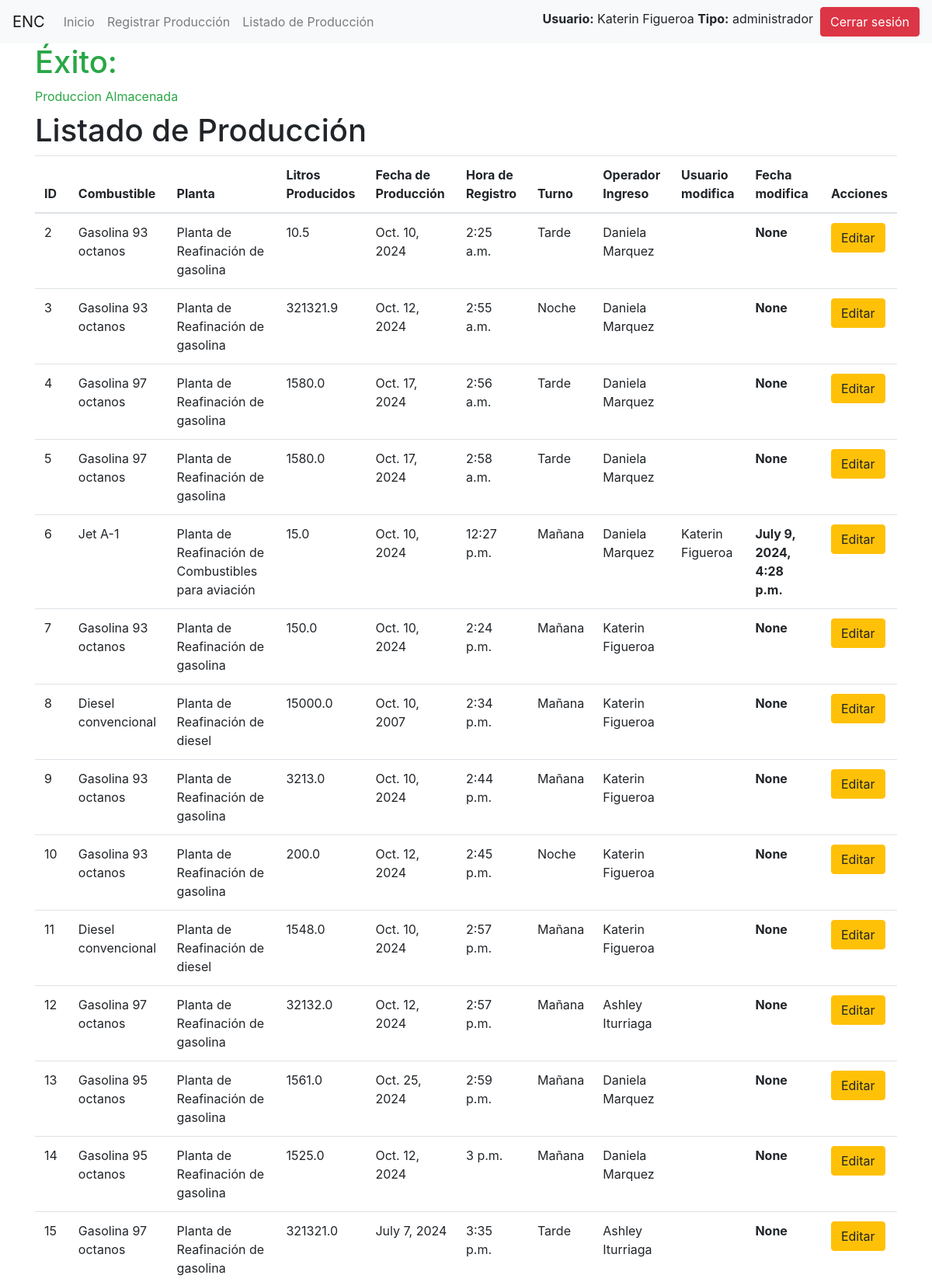
Screenshot of /listado/ (signed in, upper part) with the database file from the repository.
### produccion/models.py (models this page shows, shortened)
class Produccion(models.Model):
    codigo_combustible = models.ForeignKey(Producto, on_delete=models.CASCADE)
    litros_producidos = models.FloatField()
    fecha_produccion = models.DateField()
    turno = models.CharField(max_length=2, choices=[('AM', 'Mañana'), ('PM', 'Tarde'), ('MM', 'Noche')])
    hora_registro = models.TimeField(auto_now_add=True)
    operador = models.ForeignKey(User, on_delete=models.CASCADE, related_name='producciones_registradas')
    modificado_por = models.ForeignKey(User, on_delete=models.SET_NULL, null=True, blank=True, related_name='producciones_modificadas')
    fecha_modificacion = models.DateTimeField(null=True, blank=True)
    anulado = models.BooleanField(default=False)

class Producto(models.Model):
    codigo = models.CharField(max_length=10, unique=True)
    nombre = models.CharField(max_length=100)
    planta = models.ForeignKey(Planta, on_delete=models.CASCADE)

class Planta(models.Model):
    codigo = models.CharField(max_length=10, unique=True)
    nombre = models.CharField(max_length=100)

### produccion/views.py (the view)
# urls.py: path('listado/', views.listado_produccion, name='listado_produccion'),
@login_required
def listado_produccion(request):
    mensaje_exito = request.session.get('mensaje_exito', '')
    request.session['mensaje_exito'] = ''
    if request.user.is_staff:
        producciones = Produccion.objects.filter(anulado=False).select_related('codigo_combustible__planta', 'operador')
    else:
        producciones = Produccion.objects.filter(operador=request.user, anulado=False).select_related('codigo_combustible__planta', 'operador')
    return render(request, 'produccion/listado_produccion.html', {'producciones': producciones, 'mensaje_exito': mensaje_exito})

### produccion/templates/produccion/listado_produccion.html (shortened to what this page needs)
{% extends 'produccion/base.html' %}
{% block content %}
<h1>Listado de Producción</h1>
<table class="table">
    <thead>
        <tr>
            <th>ID</th>
            <th>Combustible</th>
            <th>Planta</th>
            <th>Litros Producidos</th>
            <th>Fecha de Producción</th>
            <th>Hora de Registro</th>
            <th>Turno</th>
            <th>Operador Ingreso</th>
            <th>Usuario modifica</th>
            <th>Fecha modifica</th>
            <th>Acciones</th>
        </tr>
    </thead>
    <tbody>
        {% for produccion in producciones %}
        <tr>
            <td>{{ produccion.id }}</td>
            <td>{{ produccion.codigo_combustible.nombre }}</td>
            <td>{{ produccion.codigo_combustible.planta.nombre }}</td>
            <td>{{ produccion.litros_producidos }}</td>
            <td>{{ produccion.fecha_produccion }}</td>
            <td>{{ produccion.hora_registro }}</td>
            <td>{{ produccion.get_turno_display }}</td>
            <td>{{ produccion.operador.first_name }} {{ produccion.operador.last_name }}</td>
            <td>{{ produccion.modificado_por.first_name }} {{ produccion.modificado_por.last_name }}</td>
            <th>{{ produccion.fecha_modificacion }}</th>
            <td>
                <a href="{% url 'editar_produccion' produccion.id %}" class="btn btn-warning">Editar</a>
            </td>
        </tr>
        {% endfor %}
    </tbody>
</table>
{% endblock %}

### produccion/templates/produccion/base.html (shortened to what this page needs)
<!DOCTYPE html>
<html>
<head>
    <link rel="stylesheet" href="https://stackpath.bootstrapcdn.com/bootstrap/4.3.1/css/bootstrap.min.css">
</head>
<body>
    <nav class="navbar navbar-expand-lg navbar-light bg-light">
        <a class="navbar-brand" href="#">ENC</a>
        <div class="collapse navbar-collapse">
            <ul class="navbar-nav mr-auto">
                <li class="nav-item">
                    <a class="nav-link" href="{% url 'index' %}">Inicio</a>
                </li>
                {% if user.is_authenticated %}
                <li class="nav-item">
                    <a class="nav-link" href="{% url 'registro_produccion' %}">Registrar Producción</a>
                </li>
                <li class="nav-item">
                    <a class="nav-link" href="{% url 'listado_produccion' %}">Listado de Producción</a>
                </li>
                {% else %}
                <li class="nav-item">
                    <a class="nav-link" href="{% url 'login' %}">Iniciar Sesión</a>
                </li>
                {% endif %}
            </ul>
        </div>
        {% if user.is_authenticated %}
        <label>
            <b>Usuario:</b> {{ user.first_name }} {{ user.last_name }}
            <b>Tipo:</b> {% for group in user.groups.all %}
                            {{ group.name }}
                         {% endfor %}
        </label>
        <form action="{% url 'logout' %}" method="post">
            <button type="submit" class="btn btn-danger">Cerrar sesión</button>
        </form>
        {% endif %}
    </nav>
    <div class="container">
        {% if mensaje_exito %}
            <label class="text-success"><h1>Éxito:</h1> {{ mensaje_exito }}</label>
        {% endif %}
        {% block content %}
        {% endblock %}
    </div>
</body>
</html>

### rows the page displays
Produccion: id "2", codigo_combustible.nombre "Gasolina 93 octanos", codigo_combustible.planta.nombre "Planta de Reafinación de gasolina", litros_producidos "10.5", fecha_produccion "Oct. 10, 2024", hora_registro "2:25 a.m.", turno "Tarde", operador.first_name "Daniela", operador.last_name "Marquez", fecha_modificacion "None"
Produccion: id "3", codigo_combustible.nombre "Gasolina 93 octanos", codigo_combustible.planta.nombre "Planta de Reafinación de gasolina", litros_producidos "321321.9", fecha_produccion "Oct. 12, 2024", hora_registro "2:55 a.m.", turno "Noche", operador.first_name "Daniela", operador.last_name "Marquez", fecha_modificacion "None"
Produccion: id "4", codigo_combustible.nombre "Gasolina 97 octanos", codigo_combustible.planta.nombre "Planta de Reafinación de gasolina", litros_producidos "1580.0", fecha_produccion "Oct. 17, 2024", hora_registro "2:56 a.m.", turno "Tarde", operador.first_name "Daniela", operador.last_name "Marquez", fecha_modificacion "None"
Produccion: id "5", codigo_combustible.nombre "Gasolina 97 octanos", codigo_combustible.planta.nombre "Planta de Reafinación de gasolina", litros_producidos "1580.0", fecha_produccion "Oct. 17, 2024", hora_registro "2:58 a.m.", turno "Tarde", operador.first_name "Daniela", operador.last_name "Marquez", fecha_modificacion "None"
Produccion: id "6", codigo_combustible.nombre "Jet A-1", codigo_combustible.planta.nombre "Planta de Reafinación de Combustibles para aviación", litros_producidos "15.0", fecha_produccion "Oct. 10, 2024", hora_registro "12:27 p.m.", turno "Mañana", operador.first_name "Daniela", operador.last_name "Marquez", modificado_por.first_name "Katerin", modificado_por.last_name "Figueroa", fecha_modificacion "July 9, 2024, 4:28 p.m."
Produccion: id "7", codigo_combustible.nombre "Gasolina 93 octanos", codigo_combustible.planta.nombre "Planta de Reafinación de gasolina", litros_producidos "150.0", fecha_produccion "Oct. 10, 2024", hora_registro "2:24 p.m.", turno "Mañana", operador.first_name "Katerin", operador.last_name "Figueroa", fecha_modificacion "None"
Produccion: id "8", codigo_combustible.nombre "Diesel convencional", codigo_combustible.planta.nombre "Planta de Reafinación de diesel", litros_producidos "15000.0", fecha_produccion "Oct. 10, 2007", hora_registro "2:34 p.m.", turno "Mañana", operador.first_name "Katerin", operador.last_name "Figueroa", fecha_modificacion "None"
Produccion: id "9", codigo_combustible.nombre "Gasolina 93 octanos", codigo_combustible.planta.nombre "Planta de Reafinación de gasolina", litros_producidos "3213.0", fecha_produccion "Oct. 10, 2024", hora_registro "2:44 p.m.", turno "Mañana", operador.first_name "Katerin", operador.last_name "Figueroa", fecha_modificacion "None"
Produccion: id "10", codigo_combustible.nombre "Gasolina 93 octanos", codigo_combustible.planta.nombre "Planta de Reafinación de gasolina", litros_producidos "200.0", fecha_produccion "Oct. 12, 2024", hora_registro "2:45 p.m.", turno "Noche", operador.first_name "Katerin", operador.last_name "Figueroa", fecha_modificacion "None"
Produccion: id "11", codigo_combustible.nombre "Diesel convencional", codigo_combustible.planta.nombre "Planta de Reafinación de diesel", litros_producidos "1548.0", fecha_produccion "Oct. 10, 2024", hora_registro "2:57 p.m.", turno "Mañana", operador.first_name "Katerin", operador.last_name "Figueroa", fecha_modificacion "None"
Produccion: id "12", codigo_combustible.nombre "Gasolina 97 octanos", codigo_combustible.planta.nombre "Planta de Reafinación de gasolina", litros_producidos "32132.0", fecha_produccion "Oct. 12, 2024", hora_registro "2:57 p.m.", turno "Mañana", operador.first_name "Ashley", operador.last_name "Iturriaga", fecha_modificacion "None"
Produccion: id "13", codigo_combustible.nombre "Gasolina 95 octanos", codigo_combustible.planta.nombre "Planta de Reafinación de gasolina", litros_producidos "1561.0", fecha_produccion "Oct. 25, 2024", hora_registro "2:59 p.m.", turno "Mañana", operador.first_name "Daniela", operador.last_name "Marquez", fecha_modificacion "None"
Produccion: id "14", codigo_combustible.nombre "Gasolina 95 octanos", codigo_combustible.planta.nombre "Planta de Reafinación de gasolina", litros_producidos "1525.0", fecha_produccion "Oct. 12, 2024", hora_registro "3 p.m.", turno "Mañana", operador.first_name "Daniela", operador.last_name "Marquez", fecha_modificacion "None"
Produccion: id "15", codigo_combustible.nombre "Gasolina 97 octanos", codigo_combustible.planta.nombre "Planta de Reafinación de gasolina", litros_producidos "321321.0", fecha_produccion "July 7, 2024", hora_registro "3:35 p.m.", turno "Tarde", operador.first_name "Ashley", operador.last_name "Iturriaga", fecha_modificacion "None"

### other values shown
{{ user.first_name }} "Katerin"
{{ user.last_name }} "Figueroa"
{{ group.name }} "administrador"
{{ mensaje_exito }} "Produccion Almacenada"
